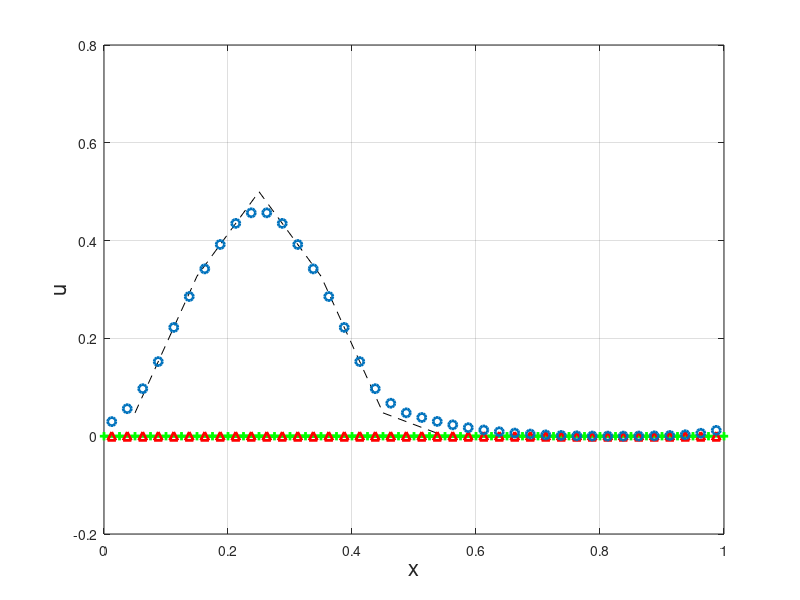

The MATLAB script that drew this image:
% ### STABILITY #####

% m-file with the solution for Problem 1 of the practical assignment
% in Week 5 of the course AE3-030.

clear all
clf%ose all
clc
% figure('Position',[100,100,800,600])
% set(gca,'FontSize',14)
% xlabel('x','FontSize',16)
% ylabel('u','FontSize',16)

%%%%%%%%%%%%%%%%%%%%%%%%%%%%%%%%%%%%%%%%%%%%%%%%%%%%%%%%%%%
% settings
a     = 0.25;    % velocity
N     = 10;      % Number of grid cells
alpha = 1;       % CFL number
Tend  = 4;       % end time

%%%%%%%%%%%%%%%%%%%%%%%%%%%%%%%%%%%%%%%%%%%%%%%%%%%%%%%%%%%

x_cf0 = linspace(0,1,N+1);% cell faces
% dx(1) = 1/N;
% dx(2) = dx(1)/2;
% dx(3) = dx(2)/2;
level_max = 3;
dx = 1./N./2.^(0:(level_max-1));

x_cc0 = (x_cf0(1:end-1)+x_cf0(2:end))/2;% cell center

cellnr  = 1:N;
mother  = cellnr;
x_cc    = x_cc0;
level   = ones(1,N);
leftnb  = [N 1:N-1];
rightnb = [2:N 1];

nr = N;

%%%%%%%%%%%%%%%%%%%%%%%%%%%%%%%%%%%%%%%%%%%%%%%%%%%%%%%%%%%
%initial solution (u0)
for i=1:N
    if x_cc(i)<=0.5
        u0(i,1) = 1/4-1/4*cos(4*pi*x_cc(i));
    else
        u0(i,1) = 0;
    end
end

%%%%%%%%%%%%%%%%%%%%%%%%%%%%%%%%%%%%%%%%%%%%%%%%%%%%%%%%%%%
% initial condition
u = u0;

tlevel = 1;
t = 0;
%%%%%%%%%%%%%%%%%%%%%%%%%%%%%%%%%%%%%%%%%%%%%%%%%%%%%%%%%%%
% Marching in time
while t<Tend
    
    %%%%%%%%%%%%%%%%%%%%%%%%%%%%%%%%%%

    dt = alpha*dx(max(level))/abs(a); % time step
    t = t+dt;

% --  Advance in time with Forward Euler --
    % inner region
    for i=1:length(cellnr)
       u_new(i)= u(i) - a*dt/dx(level(i))*( u(i) - u(cellnr==leftnb(i)) );
    end
    u = u_new;

%%%%%%%%%%%%%%%%%%%%%%%%%%%%
% Cell refinement

    for i=1:length(cellnr)
        Cdp(i) = max(abs(u(i)-u(cellnr==leftnb(i)))/(.5+2^(level(i)-level(cellnr==leftnb(i))-1)),...
                     abs(u(cellnr==rightnb(i))-u(i))/(.5+2^(level(i)-level(cellnr==leftnb(i))-1)));
    end

    cellstosplit = sort((level<level_max).*(Cdp>0.04).*cellnr);

    for k=cellstosplit(end:-1:1)
        if k~=0
            nrofcells = length(cellnr);
            rowtosplit = (1:nrofcells)*(cellnr==k)';

            cellnr  = [cellnr nr+1 nr+2];
            mother([end+1 end+2]) = [mother(rowtosplit) mother(rowtosplit)];
            x_cc    = [x_cc x_cc(rowtosplit)-dx(level(rowtosplit)+1)/2 x_cc(rowtosplit)+dx(level(rowtosplit)+1)/2];
            level   = [level level(rowtosplit)+1 level(rowtosplit)+1];
            leftnb  = [leftnb leftnb(rowtosplit) nr+1];
            rightnb = [rightnb nr+2 rightnb(rowtosplit)];

            rightnb(cellnr==leftnb(rowtosplit)) = nr+1;
            leftnb(cellnr==rightnb(rowtosplit)) = nr+2;

            u(end+1) = ((1/2*dx(level(cellnr==leftnb(rowtosplit)))+1/4*dx(level(rowtosplit)))*u(rowtosplit)+1/4*dx(level(rowtosplit))*u(cellnr==leftnb(rowtosplit)))/(1/2*dx(level(cellnr==leftnb(rowtosplit)))+1/2*dx(level(rowtosplit)));
            u(end+1) = ((1/2*dx(level(cellnr==rightnb(rowtosplit)))+1/4*dx(level(rowtosplit)))*u(rowtosplit)+1/4*dx(level(rowtosplit))*u(cellnr==rightnb(rowtosplit)))/(1/2*dx(level(cellnr==rightnb(rowtosplit)))+1/2*dx(level(rowtosplit)));

            cellnr(rowtosplit) = []; mother(rowtosplit) = []; x_cc(rowtosplit) = []; level(rowtosplit) = []; leftnb(rowtosplit) = []; rightnb(rowtosplit) = [];
            u(rowtosplit) = [];

            nr = nr+2;
        end
    end

x_cf = x_cc-dx(level)/2;


%%%%%%%%%%%%%%%%%%%%%%%%%%%%%%%%%%%%%%%%%%%%%%%%%%%%%%%%%%%
% plot solutions in figure
%     legend_strings = [];
plot(x_cc0,u0,'k--'); %legend_strings = [legend_strings;'u0   '];
    hold on
    grid on
%     plot(x,u_exact,'k.--','Linewidth',2); %legend_strings = [legend_strings;'exact'];
    plot([x_cf min(x_cf+1)],zeros(1,length(x_cf)+1),'-+g','linewidth',2)
    plot(x_cc,zeros(1,length(x_cc)),'r^','linewidth',2)
    plot(x_cc,u,'o','Linewidth',2);     %legend_strings = [legend_strings;'FE   '];

    %     legend(legend_strings)
    ylim([-0.2 0.8])
    xlabel('x','FontSize',16)
    ylabel('u','FontSize',16)
    keyboard %pause%(0.05)
%     F(tlevel) = getframe;
    hold off
%     tlevel= tlevel+1;

end % end timestep